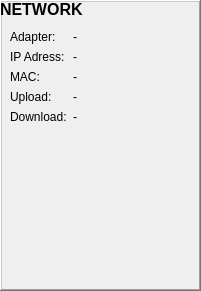
   <widget class="QFrame" name="mainboard_frame_2">
    <property name="geometry">
     <rect>
      <x>430</x>
      <y>330</y>
      <width>201</width>
      <height>291</height>
     </rect>
    </property>
    <property name="frameShape">
     <enum>QFrame::WinPanel</enum>
    </property>
    <property name="frameShadow">
     <enum>QFrame::Raised</enum>
    </property>
    <widget class="QLabel" name="network_title_label">
     <property name="geometry">
      <rect>
       <x>0</x>
       <y>0</y>
       <width>111</width>
       <height>21</height>
      </rect>
     </property>
     <property name="font">
      <font>
       <pointsize>12</pointsize>
       <weight>75</weight>
       <bold>true</bold>
      </font>
     </property>
     <property name="text">
      <string>NETWORK</string>
     </property>
     <property name="alignment">
      <set>Qt::AlignLeading|Qt::AlignLeft|Qt::AlignTop</set>
     </property>
    </widget>
    <widget class="QWidget" name="formLayoutWidget_6">
     <property name="geometry">
      <rect>
       <x>10</x>
       <y>30</y>
       <width>181</width>
       <height>251</height>
      </rect>
     </property>
     <layout class="QFormLayout" name="network_layout">
      <item row="1" column="0">
       <widget class="QLabel" name="network_ip_address_title_label">
        <property name="text">
         <string>IP Adress:</string>
        </property>
       </widget>
      </item>
      <item row="1" column="1">
       <widget class="QLabel" name="network_ip_address_data_label">
        <property name="text">
         <string>-</string>
        </property>
       </widget>
      </item>
      <item row="2" column="0">
       <widget class="QLabel" name="network_mac_address_title_label">
        <property name="text">
         <string>MAC:</string>
        </property>
       </widget>
      </item>
      <item row="2" column="1">
       <widget class="QLabel" name="network_mac_address_data_label">
        <property name="text">
         <string>-</string>
        </property>
       </widget>
      </item>
      <item row="3" column="0">
       <widget class="QLabel" name="network_upload_title_label">
        <property name="text">
         <string>Upload:</string>
        </property>
       </widget>
      </item>
      <item row="3" column="1">
       <widget class="QLabel" name="network_upload_data_label">
        <property name="text">
         <string>-</string>
        </property>
       </widget>
      </item>
      <item row="4" column="0">
       <widget class="QLabel" name="network_download_title_label">
        <property name="text">
         <string>Download:</string>
        </property>
       </widget>
      </item>
      <item row="4" column="1">
       <widget class="QLabel" name="network_download_data_label">
        <property name="text">
         <string>-</string>
        </property>
       </widget>
      </item>
      <item row="0" column="0">
       <widget class="QLabel" name="network_adapter_title_label">
        <property name="text">
         <string>Adapter:</string>
        </property>
       </widget>
      </item>
      <item row="0" column="1">
       <widget class="QLabel" name="network_adapter_data_label">
        <property name="text">
         <string>-</string>
        </property>
        <property name="wordWrap">
         <bool>true</bool>
        </property>
       </widget>
      </item>
     </layout>
    </widget>
   </widget>
